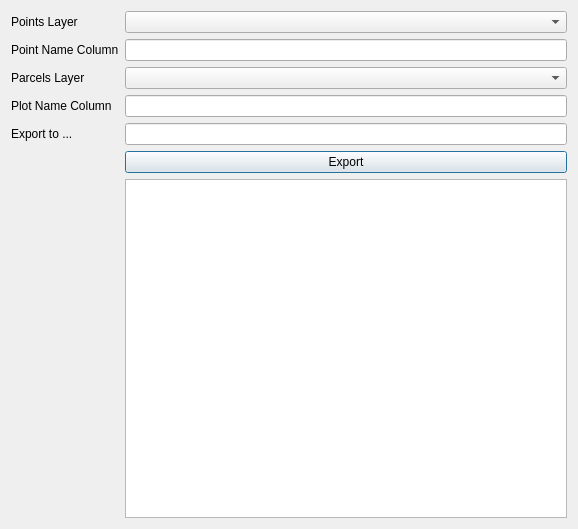
<?xml version="1.0" encoding="UTF-8"?>
<ui version="4.0">
 <class>Dialog</class>
 <widget class="QDialog" name="Dialog">
  <property name="geometry">
   <rect>
    <x>0</x>
    <y>0</y>
    <width>578</width>
    <height>529</height>
   </rect>
  </property>
  <property name="windowTitle">
   <string>Dialog</string>
  </property>
  <layout class="QFormLayout" name="formLayout">
   <property name="fieldGrowthPolicy">
    <enum>QFormLayout::AllNonFixedFieldsGrow</enum>
   </property>
   <item row="1" column="0">
    <widget class="QLabel" name="label">
     <property name="text">
      <string>Points Layer</string>
     </property>
    </widget>
   </item>
   <item row="1" column="1">
    <widget class="QComboBox" name="comboBoxPointsLayer"/>
   </item>
   <item row="3" column="0">
    <widget class="QLabel" name="label_3">
     <property name="text">
      <string>Point Name Column</string>
     </property>
    </widget>
   </item>
   <item row="6" column="0">
    <widget class="QLabel" name="label_2">
     <property name="text">
      <string>Parcels Layer</string>
     </property>
    </widget>
   </item>
   <item row="6" column="1">
    <widget class="QComboBox" name="comboBoxParcelsLayer"/>
   </item>
   <item row="9" column="0">
    <widget class="QLabel" name="label_4">
     <property name="text">
      <string>Plot Name Column</string>
     </property>
    </widget>
   </item>
   <item row="11" column="0">
    <widget class="QLabel" name="label_5">
     <property name="text">
      <string>Export to ...</string>
     </property>
    </widget>
   </item>
   <item row="11" column="1">
    <widget class="QLineEdit" name="lineEditExportTo"/>
   </item>
   <item row="12" column="1">
    <widget class="QPushButton" name="pushButtonExport">
     <property name="text">
      <string>Export</string>
     </property>
    </widget>
   </item>
   <item row="3" column="1">
    <widget class="QLineEdit" name="lineEditPointNameColumn"/>
   </item>
   <item row="9" column="1">
    <widget class="QLineEdit" name="lineEditPlotNameColumn"/>
   </item>
   <item row="13" column="1">
    <widget class="QTextEdit" name="textEdit"/>
   </item>
  </layout>
 </widget>
 <resources/>
 <connections/>
</ui>
